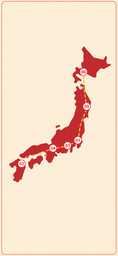
#> input picture 地图/64649377-e0e1-4239-a073-118630981bb6 (1).png, 118 x 256 px, shrunk from 853 x 1844 before the run
$ python apply-splash-v1-style.py
#> lines starting #> are read from the running program, lines starting #| are printed output that depends on the picture
#!/usr/bin/env python3
# -*- coding: utf-8 -*-
"""
封面底图 cover-base.png（64649377 · 六圆+虚线）
🔒 须对齐 docs/locks/P0-SPLASH-COVER-DESIGN-LOCK-20260525.md；改版须用户解锁。
· 纯色底 #FFF8E1
· 列岛渐变 · 虚线 #4A6FA5（学習の道）
· 保留白圆 + 圆内编号
"""
from __future__ import annotations

import sys
from pathlib import Path

from PIL import Image

ROOT = Path(__file__).resolve().parents[1]
SRC = ROOT / "地图" / "64649377-e0e1-4239-a073-118630981bb6 (1).png"
OUT = ROOT / "assets" / "splash" / "cover-base.png"

CREAM = (255, 248, 225)
TRACK_BLUE = (74, 111, 165)
GRAD_SOUTH = (255, 167, 130)
GRAD_MID = (255, 112, 67)
GRAD_NORTH = (233, 74, 38)


def lerp_color(a: tuple[int, int, int], b: tuple[int, int, int], t: float) -> tuple[int, int, int]:
    t = max(0.0, min(1.0, t))
    return (
        int(a[0] + (b[0] - a[0]) * t),
        int(a[1] + (b[1] - a[1]) * t),
        int(a[2] + (b[2] - a[2]) * t),
    )


def grad_at(t: float) -> tuple[int, int, int]:
    if t < 0.5:
        return lerp_color(GRAD_SOUTH, GRAD_MID, t / 0.5)
    return lerp_color(GRAD_MID, GRAD_NORTH, (t - 0.5) / 0.5)


def is_circle_fill(r: int, g: int, b: int) -> bool:
    """站点白圆（高亮近白，排除米黄底纹）。"""
    return r >= 238 and g >= 236 and b >= 234 and abs(r - g) <= 8 and abs(g - b) <= 12


def is_station_number(r: int, g: int, b: int) -> bool:
    """圆内编号（仅叠在白圆上，不咬列岛）。"""
    return r >= 165 and g <= 105 and b <= 105 and r > g + 35


def is_track_pixel(r: int, g: int, b: int) -> bool:
    if is_circle_fill(r, g, b):
        return False
    return r >= 190 and g >= 145 and b <= 125 and r > g > b + 8


def is_map_land(r: int, g: int, b: int) -> bool:
    if is_circle_fill(r, g, b) or is_track_pixel(r, g, b):
        return False
    if r >= 228 and g >= 222 and b >= 195:
        return False
    return r >= 105 and r > g + 15 and r > b + 15


def is_phone_frame_stroke(r: int, g: int, b: int) -> bool:
    if is_track_pixel(r, g, b) or is_circle_fill(r, g, b):
        return False
    return r >= 100 and g <= 72 and b <= 72 and g < int(r * 0.42)


def in_phone_frame_rim(x: int, y: int, w: int, h: int) -> bool:
    return x <= 13 or x >= w - 14 or y <= 13 or y >= h - 14


def in_corner_rim(x: int, y: int, w: int, h: int) -> bool:
    m = 28
    return (
        (x < m and y < m)
        or (x >= w - m and y < m)
        or (x < m and y >= h - m)
        or (x >= w - m and y >= h - m)
    )


def main() -> int:
    if not SRC.is_file():
        print(f"[FAIL] missing {SRC}", file=sys.stderr)
        return 1

    src = Image.open(SRC).convert("RGB")
#> src is the input picture: PIL image 118x256 RGB; mean R, G, B 248.6, 221.8, 201.4
    w, h = src.size
#> w = 118; h = 256
    spx = src.load()
    out = Image.new("RGB", (w, h), CREAM)
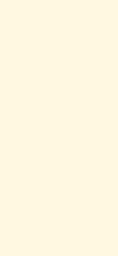
#> out: PIL image 118x256 RGB; mean R, G, B 255, 248, 225
    dpx = out.load()

    map_ys: list[int] = []
    for y in range(h):
        for x in range(w):
            if is_map_land(*spx[x, y]):
                map_ys.append(y)
#> after the loop, map_ys = 3635 values from 0 to 254
    if not map_ys:
        print("[FAIL] no map pixels", file=sys.stderr)
        return 1
    y_min, y_max = min(map_ys), max(map_ys)
#> y_min = 0; y_max = 254

    track_n = 0
    grad_n = 0
    circle_n = 0
    label_n = 0

    for y in range(h):
        for x in range(w):
            r, g, b = spx[x, y]
            if (in_phone_frame_rim(x, y, w, h) or in_corner_rim(x, y, w, h)) and is_phone_frame_stroke(
                r, g, b
            ):
                continue
            if is_track_pixel(r, g, b):
                dpx[x, y] = TRACK_BLUE
                track_n += 1
                continue
            if is_map_land(r, g, b):
                t = (y - y_min) / max(1, y_max - y_min)
                dpx[x, y] = grad_at(1.0 - t)
                grad_n += 1

    for y in range(h):
        for x in range(w):
            r, g, b = spx[x, y]
            if is_circle_fill(r, g, b):
                dpx[x, y] = (r, g, b)
                circle_n += 1
                continue
            if is_station_number(r, g, b):
                dr, dg, db = dpx[x, y]
                if dr >= 200 and dg >= 200 and db >= 200:
                    dpx[x, y] = (r, g, b)
                    label_n += 1

    OUT.parent.mkdir(parents=True, exist_ok=True)
    out.save(OUT, "PNG", optimize=True)
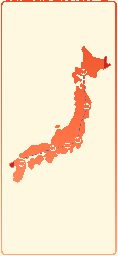
#> saved as cover-base.png: PIL image 118x256 RGB; mean R, G, B 254.1, 231.4, 206.3
    print(
        f"[OK] cover-base cream={CREAM} map={grad_n} track_blue={track_n} "
        f"circles={circle_n} labels={label_n} -> {OUT} {out.size}"
    )
#| [OK] cover-base cream=(255, 248, 225) map=3589 track_blue=34 circles=41 labels=46 -> assets/splash/cover-base.png (118, 256)
    return 0


if __name__ == "__main__":
    sys.exit(main())
#> (the program exits here)
